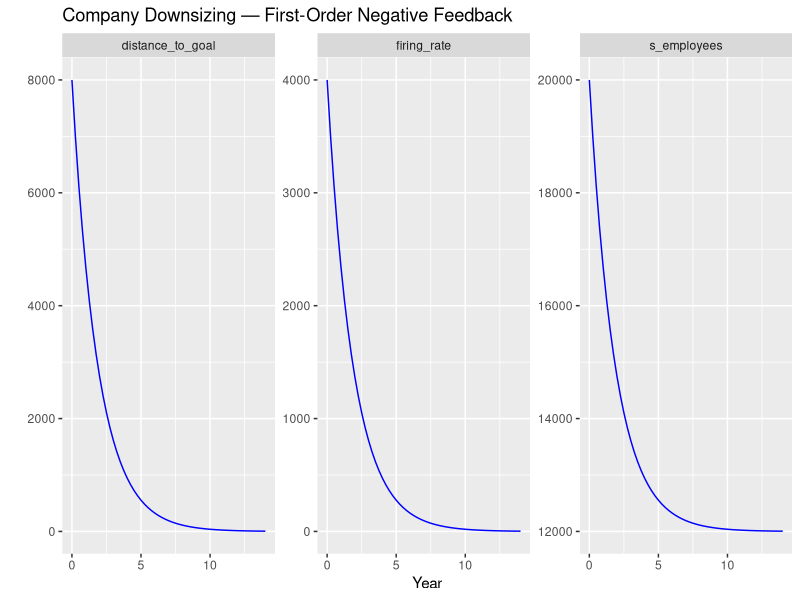

This figure's R source:
# Company Downsizing System
# Road Maps 4: Generic Structures — First-Order Negative Feedback (D-4475-2, Section 2.3)

library(deSolve)
library(tidyverse)

# sim time
START <- 0; FINISH <- 14; STEP <- 0.25   # years
simtime <- seq(START, FINISH, by = STEP)

# stocks
stocks <- c(s_employees = 20000)          # people

# parameters
params <- c(p_desired_employees = 12000,  # people
            p_adjustment_time = 2)        # years (time constant)

# model
model <- function(time, stocks, params) {
  with(as.list(c(stocks, params)), {

    c_distance_to_goal <- s_employees - p_desired_employees   # people
    f_firing_rate      <- c_distance_to_goal / p_adjustment_time  # people/year

    ds_dt <- -f_firing_rate  # make sure it's negative to specify "draining"

    return(list(c(ds_dt),
                distance_to_goal = c_distance_to_goal,
                firing_rate      = f_firing_rate))
  })
}

# solve
output <- data.frame(ode(y = stocks, times = simtime, func = model,
                         parms = params, method = "euler"))

# long format for faceting
output_long <- output %>%
  gather(key = "variable", value = "value", s_employees:firing_rate)

# visualise
ggplot() +
  geom_line(data = output_long, aes(x = time, y = value), colour = "blue") +
  facet_wrap(vars(variable), scales = "free") +
  xlab("Year") +
  ylab("") +
  labs(title = "Company Downsizing — First-Order Negative Feedback")
